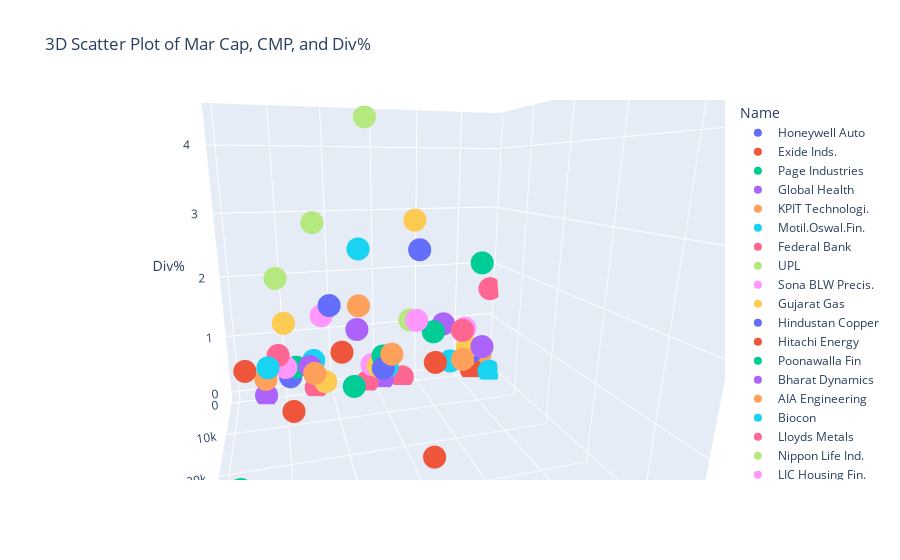

The notebook cell this image was saved under:
### Code cell
import plotly.express as px

#  3D scatter plot using plotly.express
fig = px.scatter_3d(low_cap, x='Mar Cap', y='CMP', z='Div%', color='Name', size_max=5,
                    labels={'Mar Cap': 'Mar Cap', 'CMP': 'CMP', 'Div%': 'Div%'},
                    title='3D Scatter Plot of Mar Cap, CMP, and Div%',
                    hover_name='Name')

fig.show()
# The plot is interactive, it can be tilted along its axis, zoomed in and displays information 
# when cursor touches any point on the plot.
# same conclusion as above graph

### Figure 1 — Plotly figure (JSON) as saved in the notebook; plotly's stock layout.template omitted (floating-point values rounded to 4 significant figures)
{"data": [{"hovertemplate": "<b>%{hovertext}</b><br><br>Name=Honeywell Auto<br>Mar Cap=%{x}<br>CMP=%{y}<br>Div%=%{z}<extra></extra>", "hovertext": ["Honeywell Auto"], "legendgroup": "Honeywell Auto", "marker": {"color": "#636efa", "symbol": "circle"}, "mode": "markers", "name": "Honeywell Auto", "scene": "scene", "showlegend": true, "type": "scatter3d", "x": [39960.0], "y": [45200.0], "z": [0.21]}, {"hovertemplate": "<b>%{hovertext}</b><br><br>Name=Exide Inds.<br>Mar Cap=%{x}<br>CMP=%{y}<br>Div%=%{z}<extra></extra>", "hovertext": ["Exide Inds."], "legendgroup": "Exide Inds.", "marker": {"color": "#EF553B", "symbol": "circle"}, "mode": "markers", "name": "Exide Inds.", "scene": "scene", "showlegend": true, "type": "scatter3d", "x": [39670.0], "y": [466.6], "z": [0.43]}, {"hovertemplate": "<b>%{hovertext}</b><br><br>Name=Page Industries<br>Mar Cap=%{x}<br>CMP=%{y}<br>Div%=%{z}<extra></extra>", "hovertext": ["Page Industries"], "legendgroup": "Page Industries", "marker": {"color": "#00cc96", "symbol": "circle"}, "mode": "markers", "name": "Page Industries", "scene": "scene", "showlegend": true, "type": "scatter3d", "x": [39230.0], "y": [35180.0], "z": [0.71]}, {"hovertemplate": "<b>%{hovertext}</b><br><br>Name=Global Health<br>Mar Cap=%{x}<br>CMP=%{y}<br>Div%=%{z}<extra></extra>", "hovertext": ["Global Health"], "legendgroup": "Global Health", "marker": {"color": "#ab63fa", "symbol": "circle"}, "mode": "markers", "name": "Global Health", "scene": "scene", "showlegend": true, "type": "scatter3d", "x": [38860.0], "y": [1447.0], "z": [0]}, {"hovertemplate": "<b>%{hovertext}</b><br><br>Name=KPIT Technologi.<br>Mar Cap=%{x}<br>CMP=%{y}<br>Div%=%{z}<extra></extra>", "hovertext": ["KPIT Technologi."], "legendgroup": "KPIT Technologi.", "marker": {"color": "#FFA15A", "symbol": "circle"}, "mode": "markers", "name": "KPIT Technologi.", "scene": "scene", "showlegend": true, "type": "scatter3d", "x": [38830.0], "y": [1416.0], "z": [0.29]}, {"hovertemplate": "<b>%{hovertext}</b><br><br>Name=Motil.Oswal.Fin.<br>Mar Cap=%{x}<br>CMP=%{y}<br>Div%=%{z}<extra></extra>", "hovertext": ["Motil.Oswal.Fin."], "legendgroup": "Motil.Oswal.Fin.", "marker": {"color": "#19d3f3", "symbol": "circle"}, "mode": "markers", "name": "Motil.Oswal.Fin.", "scene": "scene", "showlegend": true, "type": "scatter3d", "x": [38700.0], "y": [2597.0], "z": [0.54]}, {"hovertemplate": "<b>%{hovertext}</b><br><br>Name=Federal Bank<br>Mar Cap=%{x}<br>CMP=%{y}<br>Div%=%{z}<extra></extra>", "hovertext": ["Federal Bank"], "legendgroup": "Federal Bank", "marker": {"color": "#FF6692", "symbol": "circle"}, "mode": "markers", "name": "Federal Bank", "scene": "scene", "showlegend": true, "type": "scatter3d", "x": [38270.0], "y": [157.1], "z": [0.64]}, {"hovertemplate": "<b>%{hovertext}</b><br><br>Name=UPL<br>Mar Cap=%{x}<br>CMP=%{y}<br>Div%=%{z}<extra></extra>", "hovertext": ["UPL"], "legendgroup": "UPL", "marker": {"color": "#B6E880", "symbol": "circle"}, "mode": "markers", "name": "UPL", "scene": "scene", "showlegend": true, "type": "scatter3d", "x": [38160.0], "y": [508.4], "z": [1.97]}, {"hovertemplate": "<b>%{hovertext}</b><br><br>Name=Sona BLW Precis.<br>Mar Cap=%{x}<br>CMP=%{y}<br>Div%=%{z}<extra></extra>", "hovertext": ["Sona BLW Precis."], "legendgroup": "Sona BLW Precis.", "marker": {"color": "#FF97FF", "symbol": "circle"}, "mode": "markers", "name": "Sona BLW Precis.", "scene": "scene", "showlegend": true, "type": "scatter3d", "x": [37980.0], "y": [647.7], "z": [0.43]}, {"hovertemplate": "<b>%{hovertext}</b><br><br>Name=Gujarat Gas<br>Mar Cap=%{x}<br>CMP=%{y}<br>Div%=%{z}<extra></extra>", "hovertext": ["Gujarat Gas"], "legendgroup": "Gujarat Gas", "marker": {"color": "#FECB52", "symbol": "circle"}, "mode": "markers", "name": "Gujarat Gas", "scene": "scene", "showlegend": true, "type": "scatter3d", "x": [37960.0], "y": [551.4], "z": [1.21]}, {"hovertemplate": "<b>%{hovertext}</b><br><br>Name=Hindustan Copper<br>Mar Cap=%{x}<br>CMP=%{y}<br>Div%=%{z}<extra></extra>", "hovertext": ["Hindustan Copper"], "legendgroup": "Hindustan Copper", "marker": {"color": "#636efa", "symbol": "circle"}, "mode": "markers", "name": "Hindustan Copper", "scene": "scene", "showlegend": true, "type": "scatter3d", "x": [37810.0], "y": [391], "z": [0.24]}, {"hovertemplate": "<b>%{hovertext}</b><br><br>Name=Hitachi Energy<br>Mar Cap=%{x}<br>CMP=%{y}<br>Div%=%{z}<extra></extra>", "hovertext": ["Hitachi Energy"], "legendgroup": "Hitachi Energy", "marker": {"color": "#EF553B", "symbol": "circle"}, "mode": "markers", "name": "Hitachi Energy", "scene": "scene", "showlegend": true, "type": "scatter3d", "x": [37790.0], "y": [8916.0], "z": [0.04]}, {"hovertemplate": "<b>%{hovertext}</b><br><br>Name=Poonawalla Fin<br>Mar Cap=%{x}<br>CMP=%{y}<br>Div%=%{z}<extra></extra>", "hovertext": ["Poonawalla Fin"], "legendgroup": "Poonawalla Fin", "marker": {"color": "#00cc96", "symbol": "circle"}, "mode": "markers", "name": "Poonawalla Fin", "scene": "scene", "showlegend": true, "type": "scatter3d", "x": [37560.0], "y": [484.9], "z": [0.41]}, {"hovertemplate": "<b>%{hovertext}</b><br><br>Name=Bharat Dynamics<br>Mar Cap=%{x}<br>CMP=%{y}<br>Div%=%{z}<extra></extra>", "hovertext": ["Bharat Dynamics"], "legendgroup": "Bharat Dynamics", "marker": {"color": "#ab63fa", "symbol": "circle"}, "mode": "markers", "name": "Bharat Dynamics", "scene": "scene", "showlegend": true, "type": "scatter3d", "x": [36990.0], "y": [2018], "z": [0.46]}, {"hovertemplate": "<b>%{hovertext}</b><br><br>Name=AIA Engineering<br>Mar Cap=%{x}<br>CMP=%{y}<br>Div%=%{z}<extra></extra>", "hovertext": ["AIA Engineering"], "legendgroup": "AIA Engineering", "marker": {"color": "#FFA15A", "symbol": "circle"}, "mode": "markers", "name": "AIA Engineering", "scene": "scene", "showlegend": true, "type": "scatter3d", "x": [36830.0], "y": [3904.0], "z": [0.41]}, {"hovertemplate": "<b>%{hovertext}</b><br><br>Name=Biocon<br>Mar Cap=%{x}<br>CMP=%{y}<br>Div%=%{z}<extra></extra>", "hovertext": ["Biocon"], "legendgroup": "Biocon", "marker": {"color": "#19d3f3", "symbol": "circle"}, "mode": "markers", "name": "Biocon", "scene": "scene", "showlegend": true, "type": "scatter3d", "x": [36790.0], "y": [306.4], "z": [0.49]}, {"hovertemplate": "<b>%{hovertext}</b><br><br>Name=Lloyds Metals<br>Mar Cap=%{x}<br>CMP=%{y}<br>Div%=%{z}<extra></extra>", "hovertext": ["Lloyds Metals"], "legendgroup": "Lloyds Metals", "marker": {"color": "#FF6692", "symbol": "circle"}, "mode": "markers", "name": "Lloyds Metals", "scene": "scene", "showlegend": true, "type": "scatter3d", "x": [36740.0], "y": [727.2], "z": [0]}, {"hovertemplate": "<b>%{hovertext}</b><br><br>Name=Nippon Life Ind.<br>Mar Cap=%{x}<br>CMP=%{y}<br>Div%=%{z}<extra></extra>", "hovertext": ["Nippon Life Ind."], "legendgroup": "Nippon Life Ind.", "marker": {"color": "#B6E880", "symbol": "circle"}, "mode": "markers", "name": "Nippon Life Ind.", "scene": "scene", "showlegend": true, "type": "scatter3d", "x": [36570.0], "y": [580.1], "z": [2.84]}, {"hovertemplate": "<b>%{hovertext}</b><br><br>Name=LIC Housing Fin.<br>Mar Cap=%{x}<br>CMP=%{y}<br>Div%=%{z}<extra></extra>", "hovertext": ["LIC Housing Fin."], "legendgroup": "LIC Housing Fin.", "marker": {"color": "#FF97FF", "symbol": "circle"}, "mode": "markers", "name": "LIC Housing Fin.", "scene": "scene", "showlegend": true, "type": "scatter3d", "x": [36380.0], "y": [661.4], "z": [1.29]}, {"hovertemplate": "<b>%{hovertext}</b><br><br>Name=Escorts Kubota<br>Mar Cap=%{x}<br>CMP=%{y}<br>Div%=%{z}<extra></extra>", "hovertext": ["Escorts Kubota"], "legendgroup": "Escorts Kubota", "marker": {"color": "#FECB52", "symbol": "circle"}, "mode": "markers", "name": "Escorts Kubota", "scene": "scene", "showlegend": true, "type": "scatter3d", "x": [36370.0], "y": [3292.0], "z": [0.21]}, {"hovertemplate": "<b>%{hovertext}</b><br><br>Name=Glaxosmi. Pharma<br>Mar Cap=%{x}<br>CMP=%{y}<br>Div%=%{z}<extra></extra>", "hovertext": ["Glaxosmi. Pharma"], "legendgroup": "Glaxosmi. Pharma", "marker": {"color": "#636efa", "symbol": "circle"}, "mode": "markers", "name": "Glaxosmi. Pharma", "scene": "scene", "showlegend": true, "type": "scatter3d", "x": [36060.0], "y": [2129.0], "z": [1.5]}, {"hovertemplate": "<b>%{hovertext}</b><br><br>Name=Cochin Shipyard<br>Mar Cap=%{x}<br>CMP=%{y}<br>Div%=%{z}<extra></extra>", "hovertext": ["Cochin Shipyard"], "legendgroup": "Cochin Shipyard", "marker": {"color": "#EF553B", "symbol": "circle"}, "mode": "markers", "name": "Cochin Shipyard", "scene": "scene", "showlegend": true, "type": "scatter3d", "x": [35570.0], "y": [1352.0], "z": [0.63]}, {"hovertemplate": "<b>%{hovertext}</b><br><br>Name=KEI Industries<br>Mar Cap=%{x}<br>CMP=%{y}<br>Div%=%{z}<extra></extra>", "hovertext": ["KEI Industries"], "legendgroup": "KEI Industries", "marker": {"color": "#00cc96", "symbol": "circle"}, "mode": "markers", "name": "KEI Industries", "scene": "scene", "showlegend": true, "type": "scatter3d", "x": [35170.0], "y": [3897.0], "z": [0.09]}, {"hovertemplate": "<b>%{hovertext}</b><br><br>Name=Coromandel Inter<br>Mar Cap=%{x}<br>CMP=%{y}<br>Div%=%{z}<extra></extra>", "hovertext": ["Coromandel Inter"], "legendgroup": "Coromandel Inter", "marker": {"color": "#ab63fa", "symbol": "circle"}, "mode": "markers", "name": "Coromandel Inter", "scene": "scene", "showlegend": true, "type": "scatter3d", "x": [34880.0], "y": [1184.0], "z": [1.01]}, {"hovertemplate": "<b>%{hovertext}</b><br><br>Name=NLC India<br>Mar Cap=%{x}<br>CMP=%{y}<br>Div%=%{z}<extra></extra>", "hovertext": ["NLC India"], "legendgroup": "NLC India", "marker": {"color": "#FFA15A", "symbol": "circle"}, "mode": "markers", "name": "NLC India", "scene": "scene", "showlegend": true, "type": "scatter3d", "x": [34740.0], "y": [250.6], "z": [1.4]}, {"hovertemplate": "<b>%{hovertext}</b><br><br>Name=Natl. Aluminium<br>Mar Cap=%{x}<br>CMP=%{y}<br>Div%=%{z}<extra></extra>", "hovertext": ["Natl. Aluminium"], "legendgroup": "Natl. Aluminium", "marker": {"color": "#19d3f3", "symbol": "circle"}, "mode": "markers", "name": "Natl. Aluminium", "scene": "scene", "showlegend": true, "type": "scatter3d", "x": [34690.0], "y": [188.9], "z": [2.38]}, {"hovertemplate": "<b>%{hovertext}</b><br><br>Name=Max Financial<br>Mar Cap=%{x}<br>CMP=%{y}<br>Div%=%{z}<extra></extra>", "hovertext": ["Max Financial"], "legendgroup": "Max Financial", "marker": {"color": "#FF6692", "symbol": "circle"}, "mode": "markers", "name": "Max Financial", "scene": "scene", "showlegend": true, "type": "scatter3d", "x": [34470.0], "y": [998.9], "z": [0]}, {"hovertemplate": "<b>%{hovertext}</b><br><br>Name=Embassy Off.REIT<br>Mar Cap=%{x}<br>CMP=%{y}<br>Div%=%{z}<extra></extra>", "hovertext": ["Embassy Off.REIT"], "legendgroup": "Embassy Off.REIT", "marker": {"color": "#B6E880", "symbol": "circle"}, "mode": "markers", "name": "Embassy Off.REIT", "scene": "scene", "showlegend": true, "type": "scatter3d", "x": [34320.0], "y": [362.0], "z": [4.44]}, {"hovertemplate": "<b>%{hovertext}</b><br><br>Name=Tata Motors-DVR<br>Mar Cap=%{x}<br>CMP=%{y}<br>Div%=%{z}<extra></extra>", "hovertext": ["Tata Motors-DVR"], "legendgroup": "Tata Motors-DVR", "marker": {"color": "#FF97FF", "symbol": "circle"}, "mode": "markers", "name": "Tata Motors-DVR", "scene": "scene", "showlegend": true, "type": "scatter3d", "x": [34210.0], "y": [672.7], "z": [0.31]}, {"hovertemplate": "<b>%{hovertext}</b><br><br>Name=Ipca Labs.<br>Mar Cap=%{x}<br>CMP=%{y}<br>Div%=%{z}<extra></extra>", "hovertext": ["Ipca Labs."], "legendgroup": "Ipca Labs.", "marker": {"color": "#FECB52", "symbol": "circle"}, "mode": "markers", "name": "Ipca Labs.", "scene": "scene", "showlegend": true, "type": "scatter3d", "x": [33960.0], "y": [1338.0], "z": [0.3]}, {"hovertemplate": "<b>%{hovertext}</b><br><br>Name=Deepak Nitrite<br>Mar Cap=%{x}<br>CMP=%{y}<br>Div%=%{z}<extra></extra>", "hovertext": ["Deepak Nitrite"], "legendgroup": "Deepak Nitrite", "marker": {"color": "#636efa", "symbol": "circle"}, "mode": "markers", "name": "Deepak Nitrite", "scene": "scene", "showlegend": true, "type": "scatter3d", "x": [33790.0], "y": [2477.0], "z": [0.3]}, {"hovertemplate": "<b>%{hovertext}</b><br><br>Name=3M India<br>Mar Cap=%{x}<br>CMP=%{y}<br>Div%=%{z}<extra></extra>", "hovertext": ["3M India"], "legendgroup": "3M India", "marker": {"color": "#EF553B", "symbol": "circle"}, "mode": "markers", "name": "3M India", "scene": "scene", "showlegend": true, "type": "scatter3d", "x": [33770.0], "y": [29970.0], "z": [0.33]}, {"hovertemplate": "<b>%{hovertext}</b><br><br>Name=Dalmia BharatLtd<br>Mar Cap=%{x}<br>CMP=%{y}<br>Div%=%{z}<extra></extra>", "hovertext": ["Dalmia BharatLtd"], "legendgroup": "Dalmia BharatLtd", "marker": {"color": "#00cc96", "symbol": "circle"}, "mode": "markers", "name": "Dalmia BharatLtd", "scene": "scene", "showlegend": true, "type": "scatter3d", "x": [33750.0], "y": [1800.0], "z": [0.5]}, {"hovertemplate": "<b>%{hovertext}</b><br><br>Name=Delhivery<br>Mar Cap=%{x}<br>CMP=%{y}<br>Div%=%{z}<extra></extra>", "hovertext": ["Delhivery"], "legendgroup": "Delhivery", "marker": {"color": "#ab63fa", "symbol": "circle"}, "mode": "markers", "name": "Delhivery", "scene": "scene", "showlegend": true, "type": "scatter3d", "x": [33720.0], "y": [457.6], "z": [0]}, {"hovertemplate": "<b>%{hovertext}</b><br><br>Name=Tata Inv.Corpn.<br>Mar Cap=%{x}<br>CMP=%{y}<br>Div%=%{z}<extra></extra>", "hovertext": ["Tata Inv.Corpn."], "legendgroup": "Tata Inv.Corpn.", "marker": {"color": "#FFA15A", "symbol": "circle"}, "mode": "markers", "name": "Tata Inv.Corpn.", "scene": "scene", "showlegend": true, "type": "scatter3d", "x": [33650.0], "y": [6650.0], "z": [0.72]}, {"hovertemplate": "<b>%{hovertext}</b><br><br>Name=Fortis Health.<br>Mar Cap=%{x}<br>CMP=%{y}<br>Div%=%{z}<extra></extra>", "hovertext": ["Fortis Health."], "legendgroup": "Fortis Health.", "marker": {"color": "#19d3f3", "symbol": "circle"}, "mode": "markers", "name": "Fortis Health.", "scene": "scene", "showlegend": true, "type": "scatter3d", "x": [33490.0], "y": [443.6], "z": [0.23]}, {"hovertemplate": "<b>%{hovertext}</b><br><br>Name=Star Health Insu<br>Mar Cap=%{x}<br>CMP=%{y}<br>Div%=%{z}<extra></extra>", "hovertext": ["Star Health Insu"], "legendgroup": "Star Health Insu", "marker": {"color": "#FF6692", "symbol": "circle"}, "mode": "markers", "name": "Star Health Insu", "scene": "scene", "showlegend": true, "type": "scatter3d", "x": [32780.0], "y": [560], "z": [0]}, {"hovertemplate": "<b>%{hovertext}</b><br><br>Name=CRISIL<br>Mar Cap=%{x}<br>CMP=%{y}<br>Div%=%{z}<extra></extra>", "hovertext": ["CRISIL"], "legendgroup": "CRISIL", "marker": {"color": "#B6E880", "symbol": "circle"}, "mode": "markers", "name": "CRISIL", "scene": "scene", "showlegend": true, "type": "scatter3d", "x": [32700.0], "y": [4472.0], "z": [1.21]}, {"hovertemplate": "<b>%{hovertext}</b><br><br>Name=Coforge<br>Mar Cap=%{x}<br>CMP=%{y}<br>Div%=%{z}<extra></extra>", "hovertext": ["Coforge"], "legendgroup": "Coforge", "marker": {"color": "#FF97FF", "symbol": "circle"}, "mode": "markers", "name": "Coforge", "scene": "scene", "showlegend": true, "type": "scatter3d", "x": [32460.0], "y": [5251], "z": [1.22]}, {"hovertemplate": "<b>%{hovertext}</b><br><br>Name=Indraprastha Gas<br>Mar Cap=%{x}<br>CMP=%{y}<br>Div%=%{z}<extra></extra>", "hovertext": ["Indraprastha Gas"], "legendgroup": "Indraprastha Gas", "marker": {"color": "#FECB52", "symbol": "circle"}, "mode": "markers", "name": "Indraprastha Gas", "scene": "scene", "showlegend": true, "type": "scatter3d", "x": [32200.0], "y": [460.1], "z": [2.83]}, {"hovertemplate": "<b>%{hovertext}</b><br><br>Name=M & M Fin. Serv.<br>Mar Cap=%{x}<br>CMP=%{y}<br>Div%=%{z}<extra></extra>", "hovertext": ["M & M Fin. Serv."], "legendgroup": "M & M Fin. Serv.", "marker": {"color": "#636efa", "symbol": "circle"}, "mode": "markers", "name": "M & M Fin. Serv.", "scene": "scene", "showlegend": true, "type": "scatter3d", "x": [31960.0], "y": [258.6], "z": [2.32]}, {"hovertemplate": "<b>%{hovertext}</b><br><br>Name=J K Cements<br>Mar Cap=%{x}<br>CMP=%{y}<br>Div%=%{z}<extra></extra>", "hovertext": ["J K Cements"], "legendgroup": "J K Cements", "marker": {"color": "#EF553B", "symbol": "circle"}, "mode": "markers", "name": "J K Cements", "scene": "scene", "showlegend": true, "type": "scatter3d", "x": [31470.0], "y": [4073.0], "z": [0.37]}, {"hovertemplate": "<b>%{hovertext}</b><br><br>Name=Apollo Tyres<br>Mar Cap=%{x}<br>CMP=%{y}<br>Div%=%{z}<extra></extra>", "hovertext": ["Apollo Tyres"], "legendgroup": "Apollo Tyres", "marker": {"color": "#00cc96", "symbol": "circle"}, "mode": "markers", "name": "Apollo Tyres", "scene": "scene", "showlegend": true, "type": "scatter3d", "x": [31270.0], "y": [492.4], "z": [0.81]}, {"hovertemplate": "<b>%{hovertext}</b><br><br>Name=Motherson Wiring<br>Mar Cap=%{x}<br>CMP=%{y}<br>Div%=%{z}<extra></extra>", "hovertext": ["Motherson Wiring"], "legendgroup": "Motherson Wiring", "marker": {"color": "#ab63fa", "symbol": "circle"}, "mode": "markers", "name": "Motherson Wiring", "scene": "scene", "showlegend": true, "type": "scatter3d", "x": [30750.0], "y": [69.55], "z": [0.93]}, {"hovertemplate": "<b>%{hovertext}</b><br><br>Name=Apar Inds.<br>Mar Cap=%{x}<br>CMP=%{y}<br>Div%=%{z}<extra></extra>", "hovertext": ["Apar Inds."], "legendgroup": "Apar Inds.", "marker": {"color": "#FFA15A", "symbol": "circle"}, "mode": "markers", "name": "Apar Inds.", "scene": "scene", "showlegend": true, "type": "scatter3d", "x": [30540.0], "y": [7602.0], "z": [0.53]}, {"hovertemplate": "<b>%{hovertext}</b><br><br>Name=Glenmark Pharma.<br>Mar Cap=%{x}<br>CMP=%{y}<br>Div%=%{z}<extra></extra>", "hovertext": ["Glenmark Pharma."], "legendgroup": "Glenmark Pharma.", "marker": {"color": "#19d3f3", "symbol": "circle"}, "mode": "markers", "name": "Glenmark Pharma.", "scene": "scene", "showlegend": true, "type": "scatter3d", "x": [30460.0], "y": [1079.0], "z": [0.23]}, {"hovertemplate": "<b>%{hovertext}</b><br><br>Name=Blue Star<br>Mar Cap=%{x}<br>CMP=%{y}<br>Div%=%{z}<extra></extra>", "hovertext": ["Blue Star"], "legendgroup": "Blue Star", "marker": {"color": "#FF6692", "symbol": "circle"}, "mode": "markers", "name": "Blue Star", "scene": "scene", "showlegend": true, "type": "scatter3d", "x": [29930.0], "y": [1456.0], "z": [0.82]}, {"hovertemplate": "<b>%{hovertext}</b><br><br>Name=EIH<br>Mar Cap=%{x}<br>CMP=%{y}<br>Div%=%{z}<extra></extra>", "hovertext": ["EIH"], "legendgroup": "EIH", "marker": {"color": "#B6E880", "symbol": "circle"}, "mode": "markers", "name": "EIH", "scene": "scene", "showlegend": true, "type": "scatter3d", "x": [29700.0], "y": [474.9], "z": [0.23]}, {"hovertemplate": "<b>%{hovertext}</b><br><br>Name=Bandhan Bank<br>Mar Cap=%{x}<br>CMP=%{y}<br>Div%=%{z}<extra></extra>", "hovertext": ["Bandhan Bank"], "legendgroup": "Bandhan Bank", "marker": {"color": "#FF97FF", "symbol": "circle"}, "mode": "markers", "name": "Bandhan Bank", "scene": "scene", "showlegend": true, "type": "scatter3d", "x": [29670.0], "y": [184.2], "z": [0.81]}, {"hovertemplate": "<b>%{hovertext}</b><br><br>Name=K P R Mill Ltd<br>Mar Cap=%{x}<br>CMP=%{y}<br>Div%=%{z}<extra></extra>", "hovertext": ["K P R Mill Ltd"], "legendgroup": "K P R Mill Ltd", "marker": {"color": "#FECB52", "symbol": "circle"}, "mode": "markers", "name": "K P R Mill Ltd", "scene": "scene", "showlegend": true, "type": "scatter3d", "x": [29580.0], "y": [865.4], "z": [0.46]}, {"hovertemplate": "<b>%{hovertext}</b><br><br>Name=Metro Brands<br>Mar Cap=%{x}<br>CMP=%{y}<br>Div%=%{z}<extra></extra>", "hovertext": ["Metro Brands"], "legendgroup": "Metro Brands", "marker": {"color": "#636efa", "symbol": "circle"}, "mode": "markers", "name": "Metro Brands", "scene": "scene", "showlegend": true, "type": "scatter3d", "x": [29430.0], "y": [1082.0], "z": [0.37]}, {"hovertemplate": "<b>%{hovertext}</b><br><br>Name=Godrej Industrie<br>Mar Cap=%{x}<br>CMP=%{y}<br>Div%=%{z}<extra></extra>", "hovertext": ["Godrej Industrie"], "legendgroup": "Godrej Industrie", "marker": {"color": "#EF553B", "symbol": "circle"}, "mode": "markers", "name": "Godrej Industrie", "scene": "scene", "showlegend": true, "type": "scatter3d", "x": [29330.0], "y": [871], "z": [0]}, {"hovertemplate": "<b>%{hovertext}</b><br><br>Name=360 ONE<br>Mar Cap=%{x}<br>CMP=%{y}<br>Div%=%{z}<extra></extra>", "hovertext": ["360 ONE"], "legendgroup": "360 ONE", "marker": {"color": "#00cc96", "symbol": "circle"}, "mode": "markers", "name": "360 ONE", "scene": "scene", "showlegend": true, "type": "scatter3d", "x": [29000.0], "y": [808.0], "z": [2.04]}, {"hovertemplate": "<b>%{hovertext}</b><br><br>Name=J B Chem & Pharm<br>Mar Cap=%{x}<br>CMP=%{y}<br>Div%=%{z}<extra></extra>", "hovertext": ["J B Chem & Pharm"], "legendgroup": "J B Chem & Pharm", "marker": {"color": "#ab63fa", "symbol": "circle"}, "mode": "markers", "name": "J B Chem & Pharm", "scene": "scene", "showlegend": true, "type": "scatter3d", "x": [28940.0], "y": [1865.0], "z": [0.48]}, {"hovertemplate": "<b>%{hovertext}</b><br><br>Name=Jubilant Food.<br>Mar Cap=%{x}<br>CMP=%{y}<br>Div%=%{z}<extra></extra>", "hovertext": ["Jubilant Food."], "legendgroup": "Jubilant Food.", "marker": {"color": "#FFA15A", "symbol": "circle"}, "mode": "markers", "name": "Jubilant Food.", "scene": "scene", "showlegend": true, "type": "scatter3d", "x": [28860.0], "y": [437.4], "z": [0.27]}, {"hovertemplate": "<b>%{hovertext}</b><br><br>Name=Waaree Renewab.<br>Mar Cap=%{x}<br>CMP=%{y}<br>Div%=%{z}<extra></extra>", "hovertext": ["Waaree Renewab."], "legendgroup": "Waaree Renewab.", "marker": {"color": "#19d3f3", "symbol": "circle"}, "mode": "markers", "name": "Waaree Renewab.", "scene": "scene", "showlegend": true, "type": "scatter3d", "x": [28620.0], "y": [2748.0], "z": [0.01]}, {"hovertemplate": "<b>%{hovertext}</b><br><br>Name=Tata Chemicals<br>Mar Cap=%{x}<br>CMP=%{y}<br>Div%=%{z}<extra></extra>", "hovertext": ["Tata Chemicals"], "legendgroup": "Tata Chemicals", "marker": {"color": "#FF6692", "symbol": "circle"}, "mode": "markers", "name": "Tata Chemicals", "scene": "scene", "showlegend": true, "type": "scatter3d", "x": [28580.0], "y": [1122], "z": [1.56]}], "layout": {"autosize": true, "legend": {"title": {"text": "Name"}, "tracegroupgap": 0}, "scene": {"aspectmode": "auto", "aspectratio": {"x": 1, "y": 1, "z": 1}, "camera": {"center": {"x": 0, "y": 0, "z": 0}, "eye": {"x": 0.3049, "y": 1.111, "z": 0.3019}, "projection": {"type": "perspective"}, "up": {"x": 0, "y": 0, "z": 1}}, "domain": {"x": [0, 1], "y": [0, 1]}, "xaxis": {"title": {"text": "Mar Cap"}, "type": "linear"}, "yaxis": {"title": {"text": "CMP"}, "type": "linear"}, "zaxis": {"title": {"text": "Div%"}, "type": "linear"}}, "title": {"text": "3D Scatter Plot of Mar Cap, CMP, and Div%"}}}
